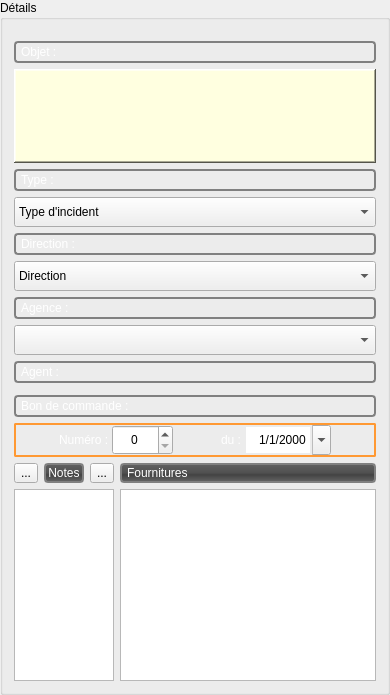
          <widget class="QGroupBox" name="groupBox_details">
           <property name="sizePolicy">
            <sizepolicy hsizetype="Preferred" vsizetype="Preferred">
             <horstretch>0</horstretch>
             <verstretch>0</verstretch>
            </sizepolicy>
           </property>
           <property name="minimumSize">
            <size>
             <width>50</width>
             <height>0</height>
            </size>
           </property>
           <property name="autoFillBackground">
            <bool>false</bool>
           </property>
           <property name="title">
            <string>Détails</string>
           </property>
           <property name="checkable">
            <bool>false</bool>
           </property>
           <layout class="QVBoxLayout" name="verticalLayout_2">
            <item>
             <spacer name="verticalSpacer">
              <property name="orientation">
               <enum>Qt::Vertical</enum>
              </property>
              <property name="sizeType">
               <enum>QSizePolicy::Minimum</enum>
              </property>
              <property name="sizeHint" stdset="0">
               <size>
                <width>20</width>
                <height>10</height>
               </size>
              </property>
             </spacer>
            </item>
            <item>
             <widget class="QLabel" name="label_Objet">
              <property name="sizePolicy">
               <sizepolicy hsizetype="Minimum" vsizetype="Fixed">
                <horstretch>0</horstretch>
                <verstretch>0</verstretch>
               </sizepolicy>
              </property>
              <property name="minimumSize">
               <size>
                <width>50</width>
                <height>22</height>
               </size>
              </property>
              <property name="toolTip">
               <string>Objet</string>
              </property>
              <property name="styleSheet">
               <string notr="true">QFrame, QLabel  {
    border: 2px solid grey;
    border-radius: 4px;
    padding: 2px;
 color:white;
	 background-color: qlineargradient(x1:0, y1:0, x2:0, y2:1,
                                      stop:0 #616161, stop: 0.5 #505050,
                                      stop: 0.6 #434343, stop:1 #656565);
}</string>
              </property>
              <property name="lineWidth">
               <number>2</number>
              </property>
              <property name="text">
               <string>Objet :</string>
              </property>
             </widget>
            </item>
            <item>
             <widget class="QPlainTextEdit" name="plainTextEdit">
              <property name="minimumSize">
               <size>
                <width>50</width>
                <height>0</height>
               </size>
              </property>
              <property name="font">
               <font>
                <family>Times New Roman</family>
                <pointsize>12</pointsize>
                <weight>75</weight>
                <bold>true</bold>
               </font>
              </property>
              <property name="styleSheet">
               <string notr="true"> QPlainTextEdit#plainTextEdit { background-color: lightyellow }</string>
              </property>
              <property name="frameShape">
               <enum>QFrame::WinPanel</enum>
              </property>
              <property name="frameShadow">
               <enum>QFrame::Raised</enum>
              </property>
              <property name="sizeAdjustPolicy">
               <enum>QAbstractScrollArea::AdjustToContents</enum>
              </property>
              <property name="backgroundVisible">
               <bool>false</bool>
              </property>
              <property name="centerOnScroll">
               <bool>true</bool>
              </property>
             </widget>
            </item>
            <item>
             <widget class="QLabel" name="label">
              <property name="sizePolicy">
               <sizepolicy hsizetype="Minimum" vsizetype="Fixed">
                <horstretch>0</horstretch>
                <verstretch>0</verstretch>
               </sizepolicy>
              </property>
              <property name="minimumSize">
               <size>
                <width>50</width>
                <height>22</height>
               </size>
              </property>
              <property name="toolTip">
               <string>type de l'incident</string>
              </property>
              <property name="styleSheet">
               <string notr="true">QFrame, QLabel{
    border: 2px solid grey;
    border-radius: 4px;
    padding: 2px;
 color:white;
	 background-color: qlineargradient(x1:0, y1:0, x2:0, y2:1,
                                      stop:0 #616161, stop: 0.5 #505050,
                                      stop: 0.6 #434343, stop:1 #656565);
}</string>
              </property>
              <property name="text">
               <string>Type :</string>
              </property>
             </widget>
            </item>
            <item>
             <widget class="QComboBox" name="comboBox_2">
              <property name="sizePolicy">
               <sizepolicy hsizetype="Minimum" vsizetype="Fixed">
                <horstretch>0</horstretch>
                <verstretch>0</verstretch>
               </sizepolicy>
              </property>
              <property name="minimumSize">
               <size>
                <width>50</width>
                <height>30</height>
               </size>
              </property>
              <property name="insertPolicy">
               <enum>QComboBox::NoInsert</enum>
              </property>
              <item>
               <property name="text">
                <string>Type d'incident</string>
               </property>
              </item>
              <item>
               <property name="text">
                <string>Aérien</string>
               </property>
              </item>
              <item>
               <property name="text">
                <string>Sous-terrain</string>
               </property>
              </item>
              <item>
               <property name="text">
                <string>Poste</string>
               </property>
              </item>
             </widget>
            </item>
            <item>
             <widget class="QLabel" name="label_2">
              <property name="minimumSize">
               <size>
                <width>50</width>
                <height>0</height>
               </size>
              </property>
              <property name="toolTip">
               <string>Direction</string>
              </property>
              <property name="styleSheet">
               <string notr="true">QFrame, QLabel{
    border: 2px solid grey;
    border-radius: 4px;
    padding: 2px;
 color:white;
	 background-color: qlineargradient(x1:0, y1:0, x2:0, y2:1,
                                      stop:0 #616161, stop: 0.5 #505050,
                                      stop: 0.6 #434343, stop:1 #656565);
}
</string>
              </property>
              <property name="text">
               <string>Direction :</string>
              </property>
             </widget>
            </item>
            <item>
             <widget class="QComboBox" name="comboBox_3">
              <property name="minimumSize">
               <size>
                <width>50</width>
                <height>30</height>
               </size>
              </property>
              <item>
               <property name="text">
                <string>Direction</string>
               </property>
              </item>
              <item>
               <property name="text">
                <string>Es-Senia</string>
               </property>
              </item>
              <item>
               <property name="text">
                <string>Oran</string>
               </property>
              </item>
             </widget>
            </item>
            <item>
             <widget class="QLabel" name="label_Agence">
              <property name="sizePolicy">
               <sizepolicy hsizetype="Minimum" vsizetype="Fixed">
                <horstretch>0</horstretch>
                <verstretch>0</verstretch>
               </sizepolicy>
              </property>
              <property name="minimumSize">
               <size>
                <width>50</width>
                <height>22</height>
               </size>
              </property>
              <property name="toolTip">
               <string>Agence</string>
              </property>
              <property name="styleSheet">
               <string notr="true">QFrame, QLabel {
    border: 2px solid grey;
    border-radius: 4px;
    padding: 2px;
 color:white;
	 background-color: qlineargradient(x1:0, y1:0, x2:0, y2:1,
                                      stop:0 #616161, stop: 0.5 #505050,
                                      stop: 0.6 #434343, stop:1 #656565);
}</string>
              </property>
              <property name="text">
               <string>Agence :</string>
              </property>
             </widget>
            </item>
            <item>
             <widget class="QComboBox" name="comboBox_Agence">
              <property name="sizePolicy">
               <sizepolicy hsizetype="Minimum" vsizetype="Fixed">
                <horstretch>0</horstretch>
                <verstretch>0</verstretch>
               </sizepolicy>
              </property>
              <property name="minimumSize">
               <size>
                <width>50</width>
                <height>30</height>
               </size>
              </property>
             </widget>
            </item>
            <item>
             <widget class="QLabel" name="label_Agent">
              <property name="sizePolicy">
               <sizepolicy hsizetype="Minimum" vsizetype="Fixed">
                <horstretch>0</horstretch>
                <verstretch>0</verstretch>
               </sizepolicy>
              </property>
              <property name="minimumSize">
               <size>
                <width>50</width>
                <height>0</height>
               </size>
              </property>
              <property name="toolTip">
               <string>Agent</string>
              </property>
              <property name="styleSheet">
               <string notr="true">QFrame, QLabel {
    border: 2px solid grey;
    border-radius: 4px;
    padding: 2px;
 color:white;
	 background-color: qlineargradient(x1:0, y1:0, x2:0, y2:1,
                                      stop:0 #616161, stop: 0.5 #505050,
                                      stop: 0.6 #434343, stop:1 #656565);
}</string>
              </property>
              <property name="text">
               <string>Agent :</string>
              </property>
             </widget>
            </item>
            <item>
             <widget class="checkableListWidget" name="Checkablewidget" native="true">
              <property name="styleSheet">
               <string notr="true">QWidget#Checkablewidget{
	border: 2px solid  rgb(255, 153, 51);
border-radius: 2px;


}</string>
              </property>
             </widget>
            </item>
            <item>
             <widget class="QLabel" name="label_Objet_2">
              <property name="sizePolicy">
               <sizepolicy hsizetype="Minimum" vsizetype="Fixed">
                <horstretch>0</horstretch>
                <verstretch>0</verstretch>
               </sizepolicy>
              </property>
              <property name="minimumSize">
               <size>
                <width>50</width>
                <height>0</height>
               </size>
              </property>
              <property name="toolTip">
               <string>Commande</string>
              </property>
              <property name="styleSheet">
               <string notr="true">QFrame, QLabel  {
    border: 2px solid grey;
    border-radius: 4px;
    padding: 2px;
 color:white;
	 background-color: qlineargradient(x1:0, y1:0, x2:0, y2:1,
                                      stop:0 #616161, stop: 0.5 #505050,
                                      stop: 0.6 #434343, stop:1 #656565);
}</string>
              </property>
              <property name="lineWidth">
               <number>1</number>
              </property>
              <property name="text">
               <string>Bon de commande :</string>
              </property>
             </widget>
            </item>
            <item>
             <widget class="QWidget" name="widgetCmd" native="true">
              <property name="styleSheet">
               <string notr="true">QWidget#widgetCmd{
border: 2px solid  rgb(255, 153, 51);
border-radius: 2px;
}</string>
              </property>
              <layout class="QHBoxLayout" name="horizontalLayout_9">
               <property name="leftMargin">
                <number>0</number>
               </property>
               <property name="topMargin">
                <number>2</number>
               </property>
               <property name="rightMargin">
                <number>0</number>
               </property>
               <property name="bottomMargin">
                <number>2</number>
               </property>
               <item>
                <layout class="QHBoxLayout" name="horizontalLayout_4" stretch="0,0,0,0,0,0,0">
                 <property name="spacing">
                  <number>3</number>
                 </property>
                 <property name="sizeConstraint">
                  <enum>QLayout::SetDefaultConstraint</enum>
                 </property>
                 <item>
                  <spacer name="horizontalSpacer_11">
                   <property name="orientation">
                    <enum>Qt::Horizontal</enum>
                   </property>
                   <property name="sizeHint" stdset="0">
                    <size>
                     <width>40</width>
                     <height>20</height>
                    </size>
                   </property>
                  </spacer>
                 </item>
                 <item>
                  <widget class="QLabel" name="label_7">
                   <property name="styleSheet">
                    <string notr="true">color: rgb(255, 255, 255);</string>
                   </property>
                   <property name="text">
                    <string>Numéro :</string>
                   </property>
                  </widget>
                 </item>
                 <item>
                  <widget class="QSpinBox" name="spinBox_Cmd_Num">
                   <property name="minimumSize">
                    <size>
                     <width>0</width>
                     <height>30</height>
                    </size>
                   </property>
                   <property name="toolTip">
                    <string>Numéro de commande</string>
                   </property>
                   <property name="wrapping">
                    <bool>false</bool>
                   </property>
                   <property name="alignment">
                    <set>Qt::AlignCenter</set>
                   </property>
                   <property name="specialValueText">
                    <string/>
                   </property>
                   <property name="accelerated">
                    <bool>true</bool>
                   </property>
                   <property name="suffix">
                    <string/>
                   </property>
                   <property name="prefix">
                    <string/>
                   </property>
                   <property name="minimum">
                    <number>0</number>
                   </property>
                   <property name="maximum">
                    <number>99999</number>
                   </property>
                   <property name="singleStep">
                    <number>1</number>
                   </property>
                   <property name="value">
                    <number>0</number>
                   </property>
                   <property name="displayIntegerBase">
                    <number>10</number>
                   </property>
                  </widget>
                 </item>
                 <item>
                  <spacer name="horizontalSpacer_4">
                   <property name="orientation">
                    <enum>Qt::Horizontal</enum>
                   </property>
                   <property name="sizeHint" stdset="0">
                    <size>
                     <width>40</width>
                     <height>20</height>
                    </size>
                   </property>
                  </spacer>
                 </item>
                 <item>
                  <widget class="QLabel" name="label_Date_2">
                   <property name="sizePolicy">
                    <sizepolicy hsizetype="Fixed" vsizetype="Fixed">
                     <horstretch>0</horstretch>
                     <verstretch>0</verstretch>
                    </sizepolicy>
                   </property>
                   <property name="styleSheet">
                    <string notr="true">color: rgb(255, 255, 255);</string>
                   </property>
                   <property name="text">
                    <string>du :</string>
                   </property>
                  </widget>
                 </item>
                 <item>
                  <widget class="QDateEdit" name="dateEdit_2">
                   <property name="minimumSize">
                    <size>
                     <width>0</width>
                     <height>30</height>
                    </size>
                   </property>
                   <property name="toolTip">
                    <string>Date de commande</string>
                   </property>
                   <property name="locale">
                    <locale language="French" country="France"/>
                   </property>
                   <property name="wrapping">
                    <bool>false</bool>
                   </property>
                   <property name="frame">
                    <bool>false</bool>
                   </property>
                   <property name="alignment">
                    <set>Qt::AlignRight|Qt::AlignTrailing|Qt::AlignVCenter</set>
                   </property>
                   <property name="accelerated">
                    <bool>true</bool>
                   </property>
                   <property name="displayFormat">
                    <string>d/M/yyyy</string>
                   </property>
                   <property name="calendarPopup">
                    <bool>true</bool>
                   </property>
                  </widget>
                 </item>
                 <item>
                  <spacer name="horizontalSpacer_5">
                   <property name="orientation">
                    <enum>Qt::Horizontal</enum>
                   </property>
                   <property name="sizeHint" stdset="0">
                    <size>
                     <width>40</width>
                     <height>20</height>
                    </size>
                   </property>
                  </spacer>
                 </item>
                </layout>
               </item>
              </layout>
             </widget>
            </item>
            <item>
             <layout class="QHBoxLayout" name="horizontalLayout">
              <item>
               <layout class="QVBoxLayout" name="verticalLayout_4">
                <item>
                 <layout class="QHBoxLayout" name="horizontalLayout_7">
                  <property name="sizeConstraint">
                   <enum>QLayout::SetMinimumSize</enum>
                  </property>
                  <item>
                   <widget class="QToolButton" name="toolButton_5">
                    <property name="maximumSize">
                     <size>
                      <width>16777215</width>
                      <height>20</height>
                     </size>
                    </property>
                    <property name="text">
                     <string>...</string>
                    </property>
                    <property name="icon">
                     <iconset resource="resources.qrc">
                      <normaloff>:/files/images/add.png</normaloff>:/files/images/add.png</iconset>
                    </property>
                   </widget>
                  </item>
                  <item>
                   <widget class="QLabel" name="label_8">
                    <property name="maximumSize">
                     <size>
                      <width>16777215</width>
                      <height>20</height>
                     </size>
                    </property>
                    <property name="toolTip">
                     <string>Notes</string>
                    </property>
                    <property name="styleSheet">
                     <string notr="true">QLabel#label_8{  
    border: 2px solid grey;
    border-radius: 4px;
    padding: 2px;
    color:white;
	background-color: qlineargradient(x1:0, y1:0, x2:0, y2:1,                                      stop:0 #616161, stop: 0.5 #505050,     stop: 0.6 #434343, stop:1 #656565);
}</string>
                    </property>
                    <property name="text">
                     <string>Notes</string>
                    </property>
                    <property name="alignment">
                     <set>Qt::AlignCenter</set>
                    </property>
                   </widget>
                  </item>
                  <item>
                   <widget class="QToolButton" name="toolButton_4">
                    <property name="maximumSize">
                     <size>
                      <width>16777215</width>
                      <height>20</height>
                     </size>
                    </property>
                    <property name="text">
                     <string>...</string>
                    </property>
                    <property name="icon">
                     <iconset resource="resources.qrc">
                      <normaloff>:/files/images/minus.png</normaloff>:/files/images/minus.png</iconset>
                    </property>
                   </widget>
                  </item>
                 </layout>
                </item>
                <item>
                 <widget class="QListView" name="listView">
                  <property name="maximumSize">
                   <size>
                    <width>16777215</width>
                    <height>220</height>
                   </size>
                  </property>
                  <property name="sizeAdjustPolicy">
                   <enum>QAbstractScrollArea::AdjustToContents</enum>
                  </property>
                  <property name="iconSize">
                   <size>
                    <width>20</width>
                    <height>20</height>
                   </size>
                  </property>
                 </widget>
                </item>
               </layout>
              </item>
              <item>
               <layout class="QVBoxLayout" name="verticalLayout_6">
                <item>
                 <widget class="QLabel" name="label_9">
                  <property name="maximumSize">
                   <size>
                    <width>16777215</width>
                    <height>20</height>
                   </size>
                  </property>
                  <property name="styleSheet">
                   <string notr="true">QLabel#label_9{  
    border: 2px solid grey;
    border-radius: 4px;
    padding: 2px;
    color:white;
	background-color: qlineargradient(x1:0, y1:0, x2:0, y2:1,                                      stop:0 #616161, stop: 0.5 #505050,     stop: 0.6 #434343, stop:1 #656565);
}</string>
                  </property>
                  <property name="text">
                   <string>Fournitures</string>
                  </property>
                 </widget>
                </item>
                <item>
                 <widget class="QTableView" name="tableView_fournitures">
                  <property name="maximumSize">
                   <size>
                    <width>16777215</width>
                    <height>220</height>
                   </size>
                  </property>
                 </widget>
                </item>
               </layout>
              </item>
             </layout>
            </item>
           </layout>
          </widget>
